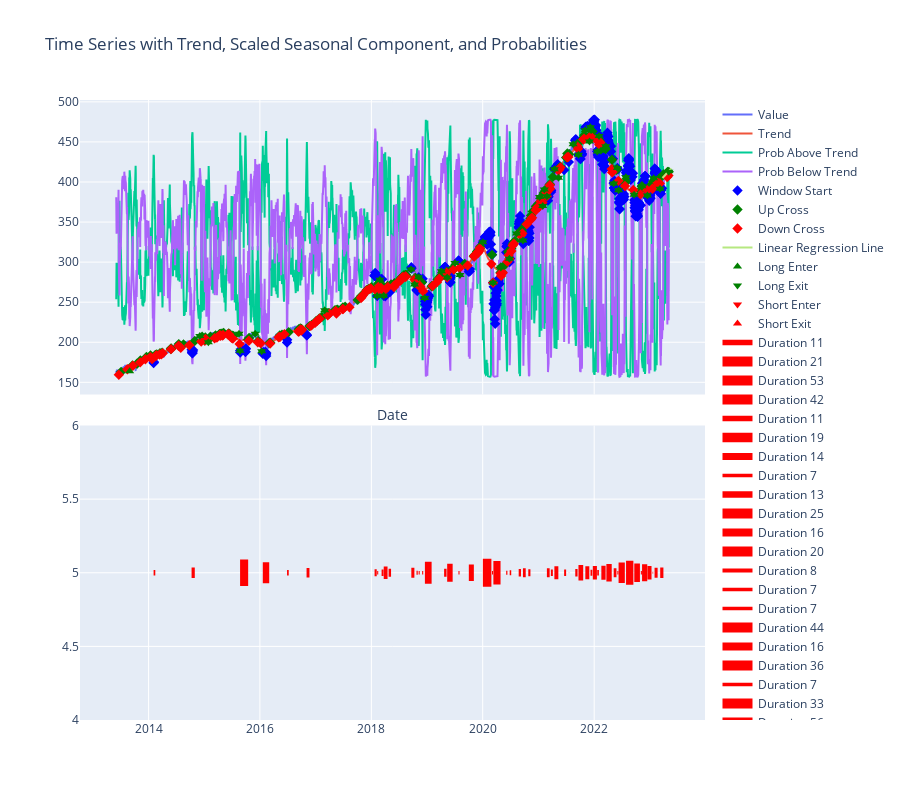

The notebook cell this image was saved under:
### Code cell
tickerObj = yf.download(tickers="SPY", interval="1d")
df_raw = pd.DataFrame(tickerObj)
df_raw = df_raw.tail(2500)


trend, prob_above_trend, prob_below_trend, volatility, model = generate_probability(df_raw)

df_raw = attach_markers(df_raw, trend, prob_above_trend)
df_durations = calc_durations_with_extremes(df_raw)
plot_full_analysis(df_raw, trend, prob_above_trend, prob_below_trend, model, df_durations, ledger)
pd.options.display.max_rows = None

### Figure 1 — Plotly figure (JSON) as saved in the notebook; plotly's stock layout.template omitted (floating-point values rounded to 4 significant figures; data arrays with more than 128 entries replaced by an {"elided": "..."} marker saying what was removed)
{"data": [{"mode": "lines", "name": "Value", "type": "scatter", "x": {"elided": "2500 str values"}, "xaxis": "x", "y": {"elided": "2500 float values"}, "yaxis": "y"}, {"mode": "lines", "name": "Trend", "type": "scatter", "x": {"elided": "2500 str values"}, "xaxis": "x", "y": {"elided": "2500 float values"}, "yaxis": "y"}, {"mode": "lines", "name": "Prob Above Trend", "type": "scatter", "x": {"elided": "2500 str values"}, "xaxis": "x", "y": {"elided": "2500 float values"}, "yaxis": "y"}, {"mode": "lines", "name": "Prob Below Trend", "type": "scatter", "x": {"elided": "2500 str values"}, "xaxis": "x", "y": {"elided": "2500 float values"}, "yaxis": "y"}, {"marker": {"color": "blue", "size": 8, "symbol": "diamond"}, "mode": "markers", "name": "Window Start", "type": "scatter", "x": {"elided": "2500 str values"}, "xaxis": "x", "y": {"elided": "2500 float values"}, "yaxis": "y"}, {"marker": {"color": "green", "size": 8, "symbol": "diamond"}, "mode": "markers", "name": "Up Cross", "type": "scatter", "x": {"elided": "2500 str values"}, "xaxis": "x", "y": {"elided": "2500 float values"}, "yaxis": "y"}, {"marker": {"color": "red", "size": 8, "symbol": "diamond"}, "mode": "markers", "name": "Down Cross", "type": "scatter", "x": {"elided": "2500 str values"}, "xaxis": "x", "y": {"elided": "2500 float values"}, "yaxis": "y"}, {"mode": "lines", "name": "Linear Regression Line", "type": "scatter", "x": ["2023-03-25T00:00:00", "2023-03-26T00:00:00", "2023-03-27T00:00:00", "2023-03-28T00:00:00", "2023-03-29T00:00:00", "2023-03-30T00:00:00", "2023-03-31T00:00:00", "2023-04-01T00:00:00", "2023-04-02T00:00:00", "2023-04-03T00:00:00", "2023-04-04T00:00:00", "2023-04-05T00:00:00", "2023-04-06T00:00:00", "2023-04-07T00:00:00", "2023-04-08T00:00:00", "2023-04-09T00:00:00", "2023-04-10T00:00:00", "2023-04-11T00:00:00", "2023-04-12T00:00:00", "2023-04-13T00:00:00", "2023-04-14T00:00:00", "2023-04-15T00:00:00", "2023-04-16T00:00:00", "2023-04-17T00:00:00", "2023-04-18T00:00:00", "2023-04-19T00:00:00", "2023-04-20T00:00:00", "2023-04-21T00:00:00", "2023-04-22T00:00:00", "2023-04-23T00:00:00", "2023-04-24T00:00:00", "2023-04-25T00:00:00", "2023-04-26T00:00:00", "2023-04-27T00:00:00", "2023-04-28T00:00:00", "2023-04-29T00:00:00", "2023-04-30T00:00:00", "2023-05-01T00:00:00", "2023-05-02T00:00:00", "2023-05-03T00:00:00", "2023-05-04T00:00:00", "2023-05-05T00:00:00", "2023-05-06T00:00:00", "2023-05-07T00:00:00", "2023-05-08T00:00:00", "2023-05-09T00:00:00", "2023-05-10T00:00:00", "2023-05-11T00:00:00", "2023-05-12T00:00:00", "2023-05-13T00:00:00", "2023-05-14T00:00:00", "2023-05-15T00:00:00", "2023-05-16T00:00:00", "2023-05-17T00:00:00", "2023-05-18T00:00:00", "2023-05-19T00:00:00", "2023-05-20T00:00:00", "2023-05-21T00:00:00", "2023-05-22T00:00:00", "2023-05-23T00:00:00", "2023-05-24T00:00:00", "2023-05-25T00:00:00", "2023-05-26T00:00:00", "2023-05-27T00:00:00", "2023-05-28T00:00:00", "2023-05-29T00:00:00", "2023-05-30T00:00:00", "2023-05-31T00:00:00", "2023-06-01T00:00:00", "2023-06-02T00:00:00", "2023-06-03T00:00:00", "2023-06-04T00:00:00", "2023-06-05T00:00:00"], "xaxis": "x", "y": [405.0, 405.2, 405.4, 405.6, 405.8, 406.0, 406.2, 406.5, 406.7, 406.9, 407.1, 407.3, 407.5, 407.7, 407.9, 408.1, 408.3, 408.5, 408.7, 408.9, 409.1, 409.4, 409.6, 409.8, 410.0, 410.2, 410.4, 410.6, 410.8, 411.0, 411.2, 411.4, 411.6, 411.8, 412.0, 412.3, 412.5, 412.7, 412.9, 413.1, 413.3, 413.5, 413.7, 413.9, 414.1, 414.3, 414.5, 414.7, 414.9, 415.2, 415.4, 415.6, 415.8, 416.0, 416.2, 416.4, 416.6, 416.8, 417.0], "yaxis": "y"}, {"marker": {"color": "green", "size": 8, "symbol": "triangle-up"}, "mode": "markers", "name": "Long Enter", "type": "scatter", "x": {"elided": "2500 str values"}, "xaxis": "x", "y": {"elided": "2500 float values"}, "yaxis": "y"}, {"marker": {"color": "green", "size": 8, "symbol": "triangle-down"}, "mode": "markers", "name": "Long Exit", "type": "scatter", "x": {"elided": "2500 str values"}, "xaxis": "x", "y": {"elided": "2500 float values"}, "yaxis": "y"}, {"marker": {"color": "red", "size": 8, "symbol": "triangle-down"}, "mode": "markers", "name": "Short Enter", "type": "scatter", "x": {"elided": "2500 str values"}, "xaxis": "x", "y": {"elided": "2500 null values"}, "yaxis": "y"}, {"marker": {"color": "red", "size": 8, "symbol": "triangle-up"}, "mode": "markers", "name": "Short Exit", "type": "scatter", "x": {"elided": "2500 str values"}, "xaxis": "x", "y": {"elided": "2500 null values"}, "yaxis": "y"}, {"line": {"color": "red", "width": 5.5}, "mode": "lines", "name": "Duration 11", "type": "scatter", "x": ["2014-02-03T00:00:00", "2014-02-14T00:00:00"], "xaxis": "x2", "y": [5, 5], "yaxis": "y2"}, {"line": {"color": "red", "width": 10.5}, "mode": "lines", "name": "Duration 21", "type": "scatter", "x": ["2014-10-10T00:00:00", "2014-10-31T00:00:00"], "xaxis": "x2", "y": [5, 5], "yaxis": "y2"}, {"line": {"color": "red", "width": 26.5}, "mode": "lines", "name": "Duration 53", "type": "scatter", "x": ["2015-08-24T00:00:00", "2015-10-16T00:00:00"], "xaxis": "x2", "y": [5, 5], "yaxis": "y2"}, {"line": {"color": "red", "width": 21}, "mode": "lines", "name": "Duration 42", "type": "scatter", "x": ["2016-01-20T00:00:00", "2016-03-02T00:00:00"], "xaxis": "x2", "y": [5, 5], "yaxis": "y2"}, {"line": {"color": "red", "width": 5.5}, "mode": "lines", "name": "Duration 11", "type": "scatter", "x": ["2016-06-27T00:00:00", "2016-07-08T00:00:00"], "xaxis": "x2", "y": [5, 5], "yaxis": "y2"}, {"line": {"color": "red", "width": 9.5}, "mode": "lines", "name": "Duration 19", "type": "scatter", "x": ["2016-11-02T00:00:00", "2016-11-21T00:00:00"], "xaxis": "x2", "y": [5, 5], "yaxis": "y2"}, {"line": {"color": "red", "width": 7}, "mode": "lines", "name": "Duration 14", "type": "scatter", "x": ["2018-01-22T00:00:00", "2018-02-05T00:00:00"], "xaxis": "x2", "y": [5, 5], "yaxis": "y2"}, {"line": {"color": "red", "width": 3.5}, "mode": "lines", "name": "Duration 7", "type": "scatter", "x": ["2018-02-08T00:00:00", "2018-02-15T00:00:00"], "xaxis": "x2", "y": [5, 5], "yaxis": "y2"}, {"line": {"color": "red", "width": 6.5}, "mode": "lines", "name": "Duration 13", "type": "scatter", "x": ["2018-03-09T00:00:00", "2018-03-22T00:00:00"], "xaxis": "x2", "y": [5, 5], "yaxis": "y2"}, {"line": {"color": "red", "width": 12.5}, "mode": "lines", "name": "Duration 25", "type": "scatter", "x": ["2018-03-23T00:00:00", "2018-04-17T00:00:00"], "xaxis": "x2", "y": [5, 5], "yaxis": "y2"}, {"line": {"color": "red", "width": 8}, "mode": "lines", "name": "Duration 16", "type": "scatter", "x": ["2018-04-24T00:00:00", "2018-05-10T00:00:00"], "xaxis": "x2", "y": [5, 5], "yaxis": "y2"}, {"line": {"color": "red", "width": 10}, "mode": "lines", "name": "Duration 20", "type": "scatter", "x": ["2018-09-20T00:00:00", "2018-10-10T00:00:00"], "xaxis": "x2", "y": [5, 5], "yaxis": "y2"}, {"line": {"color": "red", "width": 4}, "mode": "lines", "name": "Duration 8", "type": "scatter", "x": ["2018-10-24T00:00:00", "2018-11-01T00:00:00"], "xaxis": "x2", "y": [5, 5], "yaxis": "y2"}, {"line": {"color": "red", "width": 3.5}, "mode": "lines", "name": "Duration 7", "type": "scatter", "x": ["2018-11-07T00:00:00", "2018-11-14T00:00:00"], "xaxis": "x2", "y": [5, 5], "yaxis": "y2"}, {"line": {"color": "red", "width": 3.5}, "mode": "lines", "name": "Duration 7", "type": "scatter", "x": ["2018-11-30T00:00:00", "2018-12-07T00:00:00"], "xaxis": "x2", "y": [5, 5], "yaxis": "y2"}, {"line": {"color": "red", "width": 22}, "mode": "lines", "name": "Duration 44", "type": "scatter", "x": ["2018-12-18T00:00:00", "2019-01-31T00:00:00"], "xaxis": "x2", "y": [5, 5], "yaxis": "y2"}, {"line": {"color": "red", "width": 8}, "mode": "lines", "name": "Duration 16", "type": "scatter", "x": ["2019-04-23T00:00:00", "2019-05-09T00:00:00"], "xaxis": "x2", "y": [5, 5], "yaxis": "y2"}, {"line": {"color": "red", "width": 18}, "mode": "lines", "name": "Duration 36", "type": "scatter", "x": ["2019-05-13T00:00:00", "2019-06-18T00:00:00"], "xaxis": "x2", "y": [5, 5], "yaxis": "y2"}, {"line": {"color": "red", "width": 3.5}, "mode": "lines", "name": "Duration 7", "type": "scatter", "x": ["2019-07-26T00:00:00", "2019-08-02T00:00:00"], "xaxis": "x2", "y": [5, 5], "yaxis": "y2"}, {"line": {"color": "red", "width": 16.5}, "mode": "lines", "name": "Duration 33", "type": "scatter", "x": ["2019-10-02T00:00:00", "2019-11-04T00:00:00"], "xaxis": "x2", "y": [5, 5], "yaxis": "y2"}, {"line": {"color": "red", "width": 28}, "mode": "lines", "name": "Duration 56", "type": "scatter", "x": ["2020-01-02T00:00:00", "2020-02-27T00:00:00"], "xaxis": "x2", "y": [5, 5], "yaxis": "y2"}, {"line": {"color": "red", "width": 3.5}, "mode": "lines", "name": "Duration 7", "type": "scatter", "x": ["2020-03-02T00:00:00", "2020-03-09T00:00:00"], "xaxis": "x2", "y": [5, 5], "yaxis": "y2"}, {"line": {"color": "red", "width": 23.5}, "mode": "lines", "name": "Duration 47", "type": "scatter", "x": ["2020-03-11T00:00:00", "2020-04-27T00:00:00"], "xaxis": "x2", "y": [5, 5], "yaxis": "y2"}, {"line": {"color": "red", "width": 4}, "mode": "lines", "name": "Duration 8", "type": "scatter", "x": ["2020-06-03T00:00:00", "2020-06-11T00:00:00"], "xaxis": "x2", "y": [5, 5], "yaxis": "y2"}, {"line": {"color": "red", "width": 5}, "mode": "lines", "name": "Duration 10", "type": "scatter", "x": ["2020-06-26T00:00:00", "2020-07-06T00:00:00"], "xaxis": "x2", "y": [5, 5], "yaxis": "y2"}, {"line": {"color": "red", "width": 7.5}, "mode": "lines", "name": "Duration 15", "type": "scatter", "x": ["2020-08-24T00:00:00", "2020-09-08T00:00:00"], "xaxis": "x2", "y": [5, 5], "yaxis": "y2"}, {"line": {"color": "red", "width": 9}, "mode": "lines", "name": "Duration 18", "type": "scatter", "x": ["2020-09-21T00:00:00", "2020-10-09T00:00:00"], "xaxis": "x2", "y": [5, 5], "yaxis": "y2"}, {"line": {"color": "red", "width": 7}, "mode": "lines", "name": "Duration 14", "type": "scatter", "x": ["2020-10-26T00:00:00", "2020-11-09T00:00:00"], "xaxis": "x2", "y": [5, 5], "yaxis": "y2"}, {"line": {"color": "red", "width": 9}, "mode": "lines", "name": "Duration 18", "type": "scatter", "x": ["2021-02-25T00:00:00", "2021-03-15T00:00:00"], "xaxis": "x2", "y": [5, 5], "yaxis": "y2"}, {"line": {"color": "red", "width": 6.5}, "mode": "lines", "name": "Duration 13", "type": "scatter", "x": ["2021-03-23T00:00:00", "2021-04-05T00:00:00"], "xaxis": "x2", "y": [5, 5], "yaxis": "y2"}, {"line": {"color": "red", "width": 13}, "mode": "lines", "name": "Duration 26", "type": "scatter", "x": ["2021-04-15T00:00:00", "2021-05-11T00:00:00"], "xaxis": "x2", "y": [5, 5], "yaxis": "y2"}, {"line": {"color": "red", "width": 6.5}, "mode": "lines", "name": "Duration 13", "type": "scatter", "x": ["2021-06-18T00:00:00", "2021-07-01T00:00:00"], "xaxis": "x2", "y": [5, 5], "yaxis": "y2"}, {"line": {"color": "red", "width": 1}, "mode": "lines", "name": "Duration 2", "type": "scatter", "x": ["2021-07-19T00:00:00", "2021-07-21T00:00:00"], "xaxis": "x2", "y": [5, 5], "yaxis": "y2"}, {"line": {"color": "red", "width": 7.5}, "mode": "lines", "name": "Duration 15", "type": "scatter", "x": ["2021-08-30T00:00:00", "2021-09-14T00:00:00"], "xaxis": "x2", "y": [5, 5], "yaxis": "y2"}, {"line": {"color": "red", "width": 15.5}, "mode": "lines", "name": "Duration 31", "type": "scatter", "x": ["2021-09-20T00:00:00", "2021-10-21T00:00:00"], "xaxis": "x2", "y": [5, 5], "yaxis": "y2"}, {"line": {"color": "red", "width": 13}, "mode": "lines", "name": "Duration 26", "type": "scatter", "x": ["2021-11-04T00:00:00", "2021-11-30T00:00:00"], "xaxis": "x2", "y": [5, 5], "yaxis": "y2"}, {"line": {"color": "red", "width": 6}, "mode": "lines", "name": "Duration 12", "type": "scatter", "x": ["2021-12-08T00:00:00", "2021-12-20T00:00:00"], "xaxis": "x2", "y": [5, 5], "yaxis": "y2"}, {"line": {"color": "red", "width": 13.5}, "mode": "lines", "name": "Duration 27", "type": "scatter", "x": ["2021-12-23T00:00:00", "2022-01-19T00:00:00"], "xaxis": "x2", "y": [5, 5], "yaxis": "y2"}, {"line": {"color": "red", "width": 5.5}, "mode": "lines", "name": "Duration 11", "type": "scatter", "x": ["2022-01-21T00:00:00", "2022-02-01T00:00:00"], "xaxis": "x2", "y": [5, 5], "yaxis": "y2"}, {"line": {"color": "red", "width": 0.5}, "mode": "lines", "name": "Duration 1", "type": "scatter", "x": ["2022-02-09T00:00:00", "2022-02-10T00:00:00"], "xaxis": "x2", "y": [5, 5], "yaxis": "y2"}, {"line": {"color": "red", "width": 14}, "mode": "lines", "name": "Duration 28", "type": "scatter", "x": ["2022-02-17T00:00:00", "2022-03-17T00:00:00"], "xaxis": "x2", "y": [5, 5], "yaxis": "y2"}, {"line": {"color": "red", "width": 17.5}, "mode": "lines", "name": "Duration 35", "type": "scatter", "x": ["2022-03-22T00:00:00", "2022-04-26T00:00:00"], "xaxis": "x2", "y": [5, 5], "yaxis": "y2"}, {"line": {"color": "red", "width": 0.5}, "mode": "lines", "name": "Duration 1", "type": "scatter", "x": ["2022-05-04T00:00:00", "2022-05-05T00:00:00"], "xaxis": "x2", "y": [5, 5], "yaxis": "y2"}, {"line": {"color": "red", "width": 9}, "mode": "lines", "name": "Duration 18", "type": "scatter", "x": ["2022-05-09T00:00:00", "2022-05-27T00:00:00"], "xaxis": "x2", "y": [5, 5], "yaxis": "y2"}, {"line": {"color": "red", "width": 3.5}, "mode": "lines", "name": "Duration 7", "type": "scatter", "x": ["2022-06-02T00:00:00", "2022-06-09T00:00:00"], "xaxis": "x2", "y": [5, 5], "yaxis": "y2"}, {"line": {"color": "red", "width": 20.5}, "mode": "lines", "name": "Duration 41", "type": "scatter", "x": ["2022-06-10T00:00:00", "2022-07-21T00:00:00"], "xaxis": "x2", "y": [5, 5], "yaxis": "y2"}, {"line": {"color": "red", "width": 24}, "mode": "lines", "name": "Duration 48", "type": "scatter", "x": ["2022-07-29T00:00:00", "2022-09-15T00:00:00"], "xaxis": "x2", "y": [5, 5], "yaxis": "y2"}, {"line": {"color": "red", "width": 18.5}, "mode": "lines", "name": "Duration 37", "type": "scatter", "x": ["2022-09-21T00:00:00", "2022-10-28T00:00:00"], "xaxis": "x2", "y": [5, 5], "yaxis": "y2"}, {"line": {"color": "red", "width": 3.5}, "mode": "lines", "name": "Duration 7", "type": "scatter", "x": ["2022-11-03T00:00:00", "2022-11-10T00:00:00"], "xaxis": "x2", "y": [5, 5], "yaxis": "y2"}, {"line": {"color": "red", "width": 17}, "mode": "lines", "name": "Duration 34", "type": "scatter", "x": ["2022-11-11T00:00:00", "2022-12-15T00:00:00"], "xaxis": "x2", "y": [5, 5], "yaxis": "y2"}, {"line": {"color": "red", "width": 13.5}, "mode": "lines", "name": "Duration 27", "type": "scatter", "x": ["2022-12-16T00:00:00", "2023-01-12T00:00:00"], "xaxis": "x2", "y": [5, 5], "yaxis": "y2"}, {"line": {"color": "red", "width": 2}, "mode": "lines", "name": "Duration 4", "type": "scatter", "x": ["2023-01-19T00:00:00", "2023-01-23T00:00:00"], "xaxis": "x2", "y": [5, 5], "yaxis": "y2"}, {"line": {"color": "red", "width": 10}, "mode": "lines", "name": "Duration 20", "type": "scatter", "x": ["2023-02-01T00:00:00", "2023-02-21T00:00:00"], "xaxis": "x2", "y": [5, 5], "yaxis": "y2"}, {"line": {"color": "red", "width": 10.5}, "mode": "lines", "name": "Duration 21", "type": "scatter", "x": ["2023-03-10T00:00:00", "2023-03-31T00:00:00"], "xaxis": "x2", "y": [5, 5], "yaxis": "y2"}], "layout": {"height": 800, "title": {"text": "Time Series with Trend, Scaled Seasonal Component, and Probabilities"}, "xaxis": {"anchor": "y", "domain": [0, 1], "matches": "x2", "showticklabels": false, "title": {"text": "Date"}}, "xaxis2": {"anchor": "y2", "domain": [0, 1]}, "yaxis": {"anchor": "x", "domain": [0.525, 1]}, "yaxis2": {"anchor": "x2", "domain": [0, 0.475]}}}
